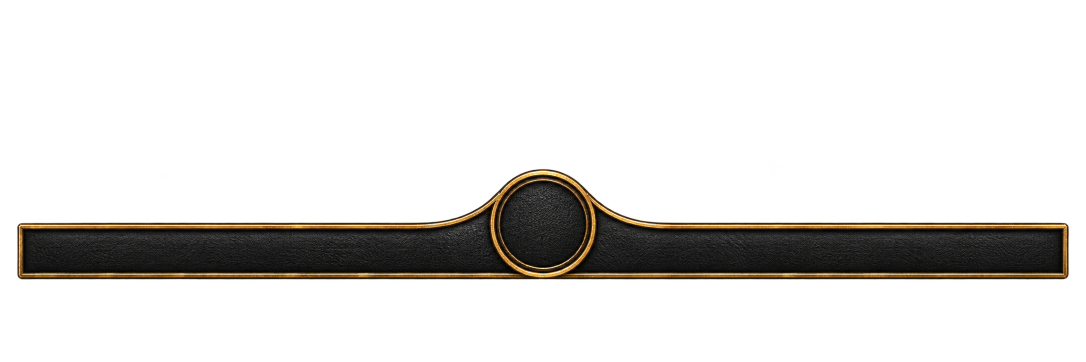
#> input picture Tools/art/source/console-basis.png, 2172 x 724 px (shown at 1/2 size)
$ python console_cut.py source/console-basis.png source/console-basis-first.png 1.0 5 source/console-basis-first.png 1.0
#> lines starting #> are read from the running program, lines starting #| are printed output that depends on the picture; long printed decimals are rounded
# Console art from one painting: the top edge strip and the medallion,
# each as a grey base plus white-with-alpha brass lines (the theme accent
# tints the lines in game).
#
#   python3 console_cut.py source/console-basis.png ../../Media/Textures [ring] [width]
#
# The painting is scaled so the first ring found going out from the centre
# has a [ring] texel radius (default 106; the first painting,
# source/console-basis-first.png, was cut with 122 and width 512), and its slightly wide ring is pulled into a true circle. The
# medallion keeps both brass rings all the way round: the outer one runs
# from the flares down under the seal and back up. Prints the rows the
# console code needs (Modules/Grimoire/Console.lua).
import sys
from PIL import Image
import numpy as np

src, out_dir = sys.argv[1], sys.argv[2]
RING = float(sys.argv[3]) if len(sys.argv) > 3 else 106.0  # ring radius in texels
MED_W = int(sys.argv[4]) if len(sys.argv) > 4 else 1024  # medallion texture width
EDGE_LINE = 43        # edge strip row of the brass line's centre
MED_LINE = 263        # medallion row of the same line
MED_CX = MED_W / 2 - 0.5
FULL_RING = RING < 110  # the first painting's rings stop above its bottom line
# "frame": the flourish painting (source/console-basis-flourish.png), one
# big ring with a bracket either side, the top line through the ring's
# centre. Its ring is found further out, the plain stretch of line is short,
# and the brackets are kept as well as the ring.
# "clean": the same medallion alone, no leather band and no bottom line
# (source/console-medallion-clean.png). The brackets keep their own ends,
# and the edge strip is left as it is (cut from the frame painting).
CLEAN = len(sys.argv) > 5 and sys.argv[5] == "clean"
FRAME = len(sys.argv) > 5 and sys.argv[5] in ("frame", "clean")
BRACKET_RUN = float(sys.argv[6]) if len(sys.argv) > 6 else 1.35  # how far the bottom line runs, in ring radii
if FRAME:
    FULL_RING = True

img = Image.open(src).convert("RGBA")
#> img is the input picture: PIL image 2172x724 RGBA; mean R, G, B, A 9.8, 8.1, 5.6, 41.7
a = np.array(img).astype(float)


def brass(px):
    # warm, lit pixels: chroma (red over blue) times brightness
    r, g, b = px[..., 0], px[..., 1], px[..., 2]
    chroma = np.clip((r - b - 12) / 48, 0, 1)
    lum = 0.30 * r + 0.59 * g + 0.11 * b
    return chroma * np.clip(lum / 190, 0, 1) ** 1.1


# Find the ring in the painting: the inner ring's brass ridge along rays
# from a rough centre, then an axis-aligned ellipse through it.
B = brass(a) * (a[..., 3] > 200)
#> in brass, `r, g, b = px[..., 0], px[..., 1], px[..., 2]`:
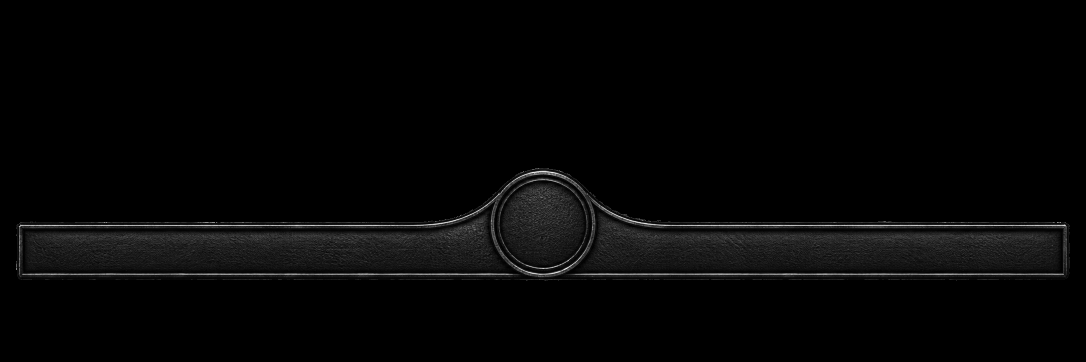
#> b: shape (724, 2172) float64 (shown at 1/2 size); min 0, max 255, mean 5.6
#> in brass, `chroma = np.clip((r - b - 12) / 48, 0, 1)`:
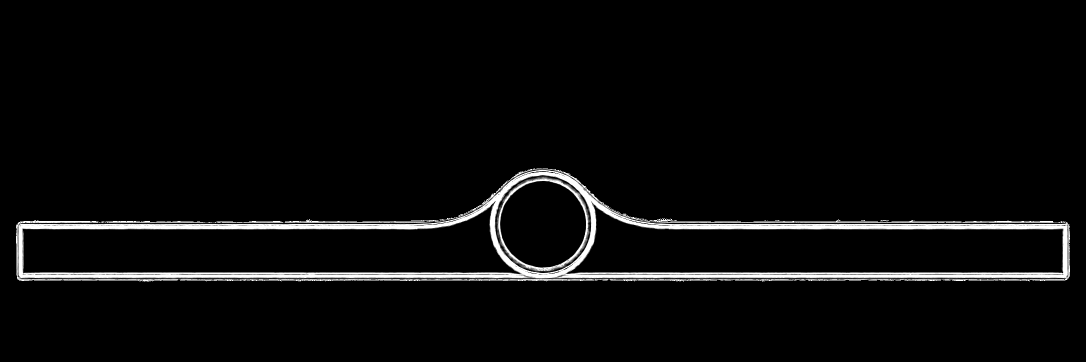
#> chroma: shape (724, 2172) float64 (shown at 1/2 size); min 0, max 1, mean 0.0397
#> in brass, `return chroma * np.clip(lum / 190, 0, 1) ** 1.1`:
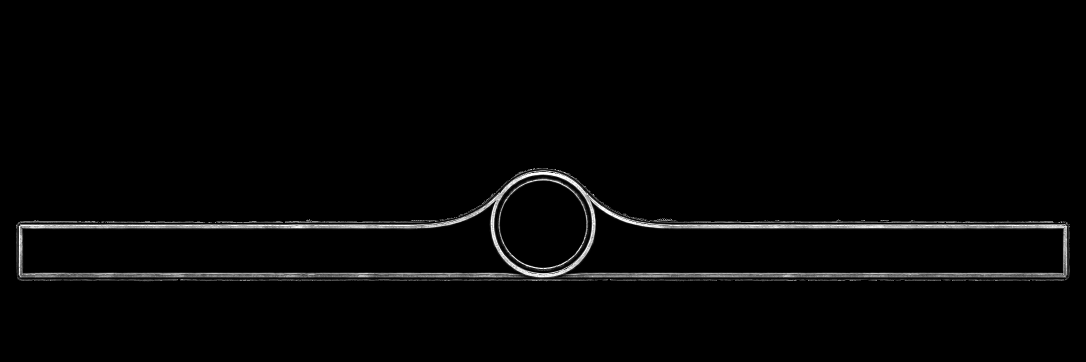
#> returned value: shape (724, 2172) float64 (shown at 1/2 size); min 0, max 1, mean 0.0205
cx0, cy0 = a.shape[1] / 2 - 1, (340.0 if FRAME else 446.0)
#> cx0 = 1085; cy0 = 446
pts = []
for t in np.radians(np.r_[200:340:4, 25:155:4]):  # below the line, and the dome
    rs = np.arange(280, 330, 0.5) if FRAME else np.arange(85, 118, 0.5)
    xs, ys = cx0 + rs * np.cos(t), cy0 + rs * np.sin(t)
    v = B[ys.astype(int), xs.astype(int)]
    if v.max() > 0.3:
        # the inner ring is the first ridge going out
        i = np.argmax(v > 0.3 * v.max())
        j = i + np.argmax(v[i:i + 8])
        pts.append((xs[j], ys[j]))
#> this loop made 68 passes
#> (i, j) on passes 1 to 12: (1, 1), (1, 1), (0, 3), (0, 0), (1, 1), (0, 2), (0, 0), (0, 1), (1, 1), (2, 2), (1, 1), (0, 2)
#> after the loop, pts = 68 pairs, first value 1004.7 to 1166.6, second value 359.6 to 537.2
pts = np.array(pts)
# x^2 A + y^2 C + x D + y E = 1
M = np.c_[pts[:, 0] ** 2, pts[:, 1] ** 2, pts[:, 0], pts[:, 1]]
#> M = 68 rows, first 6: [1009334.2, 173686.6, 1004.7, 416.8], [1013831.2, 169105.2, 1006.9, 411.2], [1017324.5, 164341.6, 1008.6, 405.4], [1025998.6, 160766.4, 1012.9, 401], [1031908.7, 156613.6, 1015.8, 395.7], [1038605.9, 152662.3, 1019.1, 390.7]
A_, C_, D_, E_ = np.linalg.lstsq(M, np.ones(len(pts)), rcond=None)[0]
#> A_ = -7.3e-07; C_ = -7.19e-07; D_ = 0.00159; E_ = 0.000645
cx, cy = -D_ / (2 * A_), -E_ / (2 * C_)
#> cx = 1086.2; cy = 448.2
k = 1 + D_ ** 2 / (4 * A_) + E_ ** 2 / (4 * C_)
#> k = -0.0056
rx, ry = np.sqrt(k / A_), np.sqrt(k / C_)
#> rx = 87.62; ry = 88.28

# The brass line along the top: weighted row over the plain panel.
PLAIN = (20, 260) if FRAME else (200, int(cx - 400))
#> PLAIN = (200, 686)
col = B[:, PLAIN[0]:PLAIN[1]].mean(1)
#> col = 724 values, max 0.947 at index 451, min 0 at index 0, mean 0.0143
band = np.arange(int(cy) - 30, int(cy) + 10) if FRAME else np.arange(int(cy), int(cy) + 30)
#> band = 30 values from 448 to 477
yl = (band * col[band] ** 2).sum() / (col[band] ** 2).sum()
#> yl = 452.1

# and the bottom line, the first strong brass row under the ring
colb = B[:, PLAIN[0]:PLAIN[1]].mean(1)
#> colb has the same summary as col
start = int(cy + 60) if FRAME else int(cy + ry)  # the frame's line runs inside the ring
#> start = 536
yb = start + np.argmax(colb[start:] > 0.3)
#> yb = 547
if CLEAN:
    yb = a.shape[0] + 100  # no bottom line

s = RING / rx
#> s = 0.0114
print("bottom line row", yb)
#| bottom line row 547
print(f"painting ring centre {cx:.1f},{cy:.1f} radii {rx:.1f}x{ry:.1f}, line row {yl:.1f}, scale {s:.3f}")
#| painting ring centre 1086.2,448.2 radii 87.6x88.3, line row 452.1, scale 0.011

# premultiplied, so soft edges don't pick up dark fringes
pm = a.copy()
pm[..., :3] *= pm[..., 3:4] / 255


def sample(xx, yy):
    # bilinear sample of the premultiplied painting at painting coords
    h, w = pm.shape[:2]
    x0 = np.clip(np.floor(xx).astype(int), 0, w - 2); fx = np.clip(xx - x0, 0, 1)[..., None]
    y0 = np.clip(np.floor(yy).astype(int), 0, h - 2); fy = np.clip(yy - y0, 0, 1)[..., None]
    top = pm[y0, x0] * (1 - fx) + pm[y0, x0 + 1] * fx
    bot = pm[y0 + 1, x0] * (1 - fx) + pm[y0 + 1, x0 + 1] * fx
    return top * (1 - fy) + bot * fy


def unpremultiply(px):
    al = px[..., 3:4]
    px[..., :3] = np.where(al > 0, px[..., :3] * 255 / np.maximum(al, 1e-6), 0)
    return px


def haze(alpha):
    # The painting's drop shadow above the panel is long; over the world it
    # reads as haze, so keep only its last soft few texels.
    return np.clip((alpha - 222) / 28, 0, 1) * 255


def save(px, lines_alpha, name):
    lum = 0.30 * px[..., 0] + 0.59 * px[..., 1] + 0.11 * px[..., 2]
    base = np.dstack([lum, lum, lum, px[..., 3]])
    Image.fromarray(np.clip(base, 0, 255).astype(np.uint8), "RGBA").save(f"{out_dir}/{name}.tga")
    white = np.full(px.shape[:2], 255.0)
    lines = np.dstack([white, white, white, lines_alpha * px[..., 3]])
    Image.fromarray(np.clip(lines, 0, 255).astype(np.uint8), "RGBA").save(f"{out_dir}/{name}Lines.tga")


# Edge strip: 16x64, the panel's profile averaged along the plain stretch.
rows = np.arange(64, dtype=float)
py = yl + (rows - EDGE_LINE) / s
#> py = 64 values from -3315.7 to 2204.5
xs = np.arange(PLAIN[0], PLAIN[1], 2, dtype=float)
#> xs = 243 values from 200 to 684
XX, YY = np.meshgrid(xs, py)
strip = sample(XX, YY).mean(1)
#> in sample, `x0 = np.clip(np.floor(xx).astype(int), 0, w - 2)`:
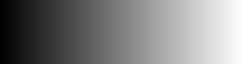
#> x0: shape (64, 243) int64; min 200, max 684, mean 442; drawn with min black and max white
#> in sample, `fx = np.clip(xx - x0, 0, 1)[..., None]`: fx: shape (64, 243, 1) float64; every value is 0
#> in sample, `y0 = np.clip(np.floor(yy).astype(int), 0, h - 2)`:
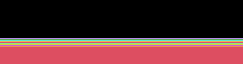
#> y0: shape (64, 243) int64; 11 distinct labels, from 0 to 722; one colour per label, 0 black
#> in sample, `y0 = np.clip(np.floor(yy).astype(int), 0, h - 2)`:
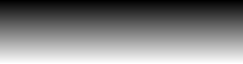
#> yy: shape (64, 243) float64; min -3315.7, max 2204.5, mean -555.6; drawn with min black and max white
#> in sample, `fy = np.clip(yy - y0, 0, 1)[..., None]`:
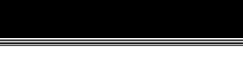
#> fy: shape (64, 243, 1) float64; min 0, max 1, mean 0.345
#> strip = 64 rows, first 6: [0, 0, 0, 0], [0, 0, 0, 0], [0, 0, 0, 0], [0, 0, 0, 0], [0, 0, 0, 0], [0, 0, 0, 0]
strip = unpremultiply(strip[:, None, :].repeat(1, 1))[:, 0]
#> in unpremultiply, `al = px[..., 3:4]`: al = 64 values, max 253.2 at index 44, min 0 at index 0, mean 7.91
strip[:, 3] = haze(strip[:, 3])
edge = np.repeat(strip[:, None, :], 16, 1)
if FRAME:
    # The painting's band under the line is flat (averaged along it) and
    # reads as a grey stripe over the console's own grained leather: keep a
    # soft shadow just under the line and let the leather tile show below.
    under = np.clip((EDGE_LINE + 7.5 - rows) / 3, 0, 1)
    edge[..., 3] *= under[:, None]
if not CLEAN:
    save(edge, brass(edge), "ConsoleEdge")

# Medallion: MED_W x 512 around the ring, at the same scale and line row.
yy, xx = np.mgrid[0:512, 0:MED_W].astype(float)
MED_CY = MED_LINE - (yl - cy) * s
#> MED_CY = 263
dx, dy = xx - MED_CX, yy - MED_CY
#> dx = 512 rows, first 6: [-2, -1, 0, 1, 2], [-2, -1, 0, 1, 2], [-2, -1, 0, 1, 2], [-2, -1, 0, 1, 2], [-2, -1, 0, 1, 2], [-2, -1, 0, 1, 2]; dy = 512 rows, first 6: [-263, -263, -263, -263, -263], [-262, -262, -262, -262, -262], [-261, -261, -261, -261, -261], [-260, -260, -260, -260, -260], [-259, -259, -259, -259, -259], [-258, -258, -258, -258, -258]
d = np.hypot(dx, dy)
#> d = 512 rows, first 6: [263, 263, 263, 263, 263], [262, 262, 262, 262, 262], [261, 261, 261, 261, 261], [260, 260, 260, 260, 260], [259, 259, 259, 259, 259], [258, 258, 258, 258, 258]
# pull the ring round: squash the wide axis near the ring, fading out
# past the outer ring so the flares meet the line where they did
w = np.clip((RING * 1.41 - d) / 18, 0, 1)
#> w = 512 rows, first 6: [0, 0, 0, 0, 0], [0, 0, 0, 0, 0], [0, 0, 0, 0, 0], [0, 0, 0, 0, 0], [0, 0, 0, 0, 0], [0, 0, 0, 0, 0]
px_x = cx + dx / s
#> px_x = 512 rows, first 6: [911, 998.6, 1086.2, 1173.8, 1261.5], [911, 998.6, 1086.2, 1173.8, 1261.5], [911, 998.6, 1086.2, 1173.8, 1261.5], [911, 998.6, 1086.2, 1173.8, 1261.5], [911, 998.6, 1086.2, 1173.8, 1261.5], [911, 998.6, 1086.2, 1173.8, 1261.5]
px_y = cy + dy / s * ((ry / rx) * w + (1 - w))
#> px_y = 512 rows, first 6: [-22592.5, -22592.5, -22592.5, -22592.5, -22592.5], [-22504.9, -22504.9, -22504.9, -22504.9, -22504.9], [-22417.2, -22417.2, -22417.2, -22417.2, -22417.2], [-22329.6, -22329.6, -22329.6, -22329.6, -22329.6], [-22242, -22242, -22242, -22242, -22242], [-22154.4, -22154.4, -22154.4, -22154.4, -22154.4]
med = unpremultiply(sample(px_x, px_y))
#> in sample (call 2), `x0 = np.clip(np.floor(xx).astype(int), 0, w - 2)`: x0 = 512 rows, first 6: [910, 998, 1086, 1173, 1261], [910, 998, 1086, 1173, 1261], [910, 998, 1086, 1173, 1261], [910, 998, 1086, 1173, 1261], [910, 998, 1086, 1173, 1261], [910, 998, 1086, 1173, 1261]
#> in sample (call 2), `y0 = np.clip(np.floor(yy).astype(int), 0, h - 2)`: y0 has the same summary as w outside sample
med[..., 3] = haze(med[..., 3])
# Below the panel top only the rings and their shading stay; the leather
# tile shows around them. The line band itself stays, fading at the sides
# where the edge strip carries on.
line_d = yy - MED_LINE
band_keep = np.clip((9 - line_d) / 4, 0, 1)
ring_keep = np.clip((RING * 1.23 - d) / 8, 0, 1)
#> ring_keep has the same summary as w
side = np.clip((MED_CX - 4 - np.abs(dx)) / 22, 0, 1)
#> side has the same summary as w
if FULL_RING:
    # The ring stays whole: keep everything inside the outer ring's outer
    # edge (found straight up from the centre), so the painting's bottom
    # line only shows where it runs under the ring.
    up = brass(med)[:int(MED_CY), int(MED_CX)]
#> in brass (call 3), `r, g, b = px[..., 0], px[..., 1], px[..., 2]`: r has the same summary as w outside brass; g has the same summary as w outside brass; b has the same summary as w outside brass
#> in brass (call 3), `chroma = np.clip((r - b - 12) / 48, 0, 1)`: chroma has the same summary as w outside brass
#> in brass (call 3), `lum = 0.30 * r + 0.59 * g + 0.11 * b`: lum has the same summary as w outside brass
#> up = 262 values from 0 to 0
    r_out = MED_CY - np.argmax(up > (0.5 * up.max() if FRAME else 0.3)) + 1.5
#> r_out = 264.5
    ring_keep = np.clip((r_out - d) / 1.5, 0, 1)
#> ring_keep = 512 rows, first 6: [0.995, 0.999, 1, 0.999, 0.995], [1, 1, 1, 1, 1], [1, 1, 1, 1, 1], [1, 1, 1, 1, 1], [1, 1, 1, 1, 1], [1, 1, 1, 1, 1]
    print("outer ring radius", r_out)
#| outer ring radius 264.456
    if FRAME:
        # The brackets outside the ring stay too: their brass and its
        # shading, down to just above the painting's bottom line.
        from PIL import ImageFilter
        lit = Image.fromarray((np.clip(brass(med) * 8, 0, 1) * 255).astype(np.uint8))
        lit = lit.filter(ImageFilter.MaxFilter(3)).filter(ImageFilter.GaussianBlur(1.2))
        # The lower ends run into the painting's bottom line, which the
        # console doesn't have (health and mana sit there): they fade out
        # just above it.
        # Down through the curve where they meet that line, then the line
        # itself fades out within a short stretch either side.
        foot = np.clip((yb + 22 - px_y) * s / 3, 0, 1)
        line = np.where(px_y > yb - 6, np.clip((r_out * BRACKET_RUN - np.abs(dx)) / (r_out * 0.18), 0, 1), 1)
        bracket = np.array(lit).astype(float) / 255 * (d < r_out * 1.6) * foot * line
        if CLEAN:
            # Nothing to trim: everything the painting holds round the ring.
            bracket = (d < r_out * 1.6).astype(float)
        ring_keep = np.maximum(ring_keep, bracket)
    med[..., 3] *= np.maximum(band_keep, ring_keep) * side
else:
    # The painting's bottom line runs just under the rings; the console has
    # no line there, so stop above it.
    foot = np.clip((yb - 2.5 - px_y) * s / 2, 0, 1)
    med[..., 3] *= np.maximum(band_keep, ring_keep * foot) * side
save(med, brass(med), "ConsoleMedallion")
#> in save (call 2), `lum = 0.30 * px[..., 0] + 0.59 * px[..., 1] + 0.11 * px[..., 2]`: lum has the same summary as w outside save

print(f"MEDALLION_CENTRE = {MED_CY:.1f}")
#| MEDALLION_CENTRE = 263.0
# how far the flares reach along the line, for the console's layout
reach = np.where(brass(med)[MED_LINE - 14] > 0.25)[0]
#> reach = empty array
if len(reach):
    print(f"MEDALLION_REACH ~ {max(MED_CX - reach.min(), reach.max() - MED_CX):.0f}")
# where the panel goes solid in the edge strip
print("EDGE_TOP ~", int(np.argmax(edge[:, 8, 3] > 200)))
#| EDGE_TOP ~ 43
